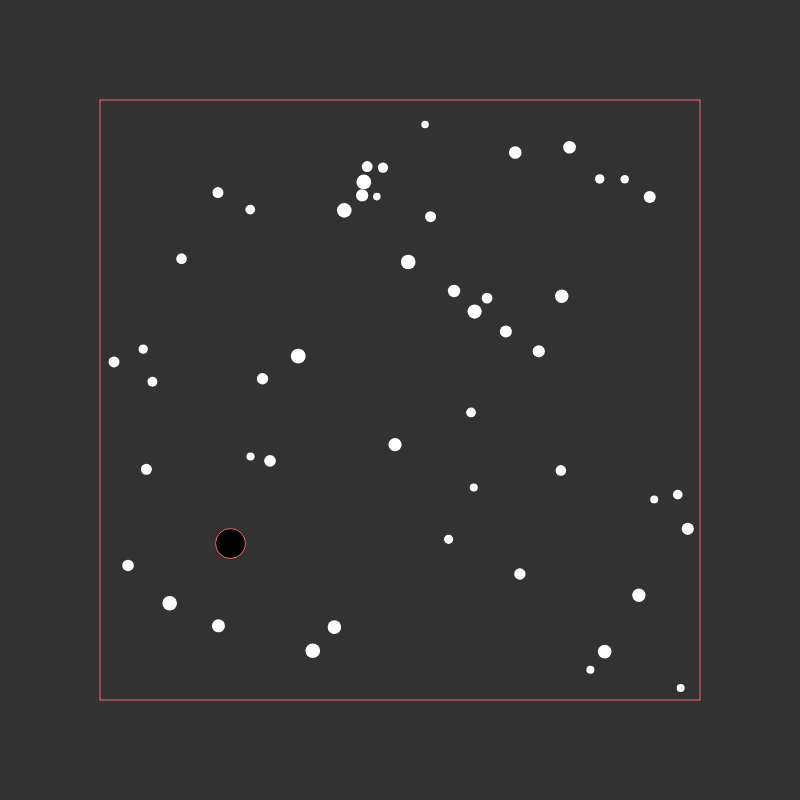
Frame 1 (no input)
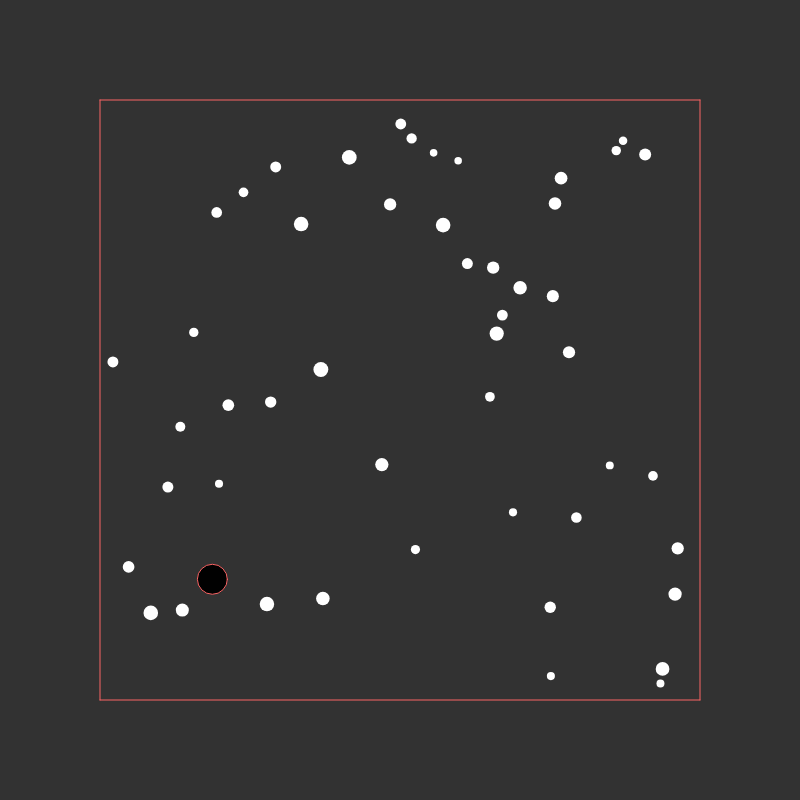
Frame 60 (no input)
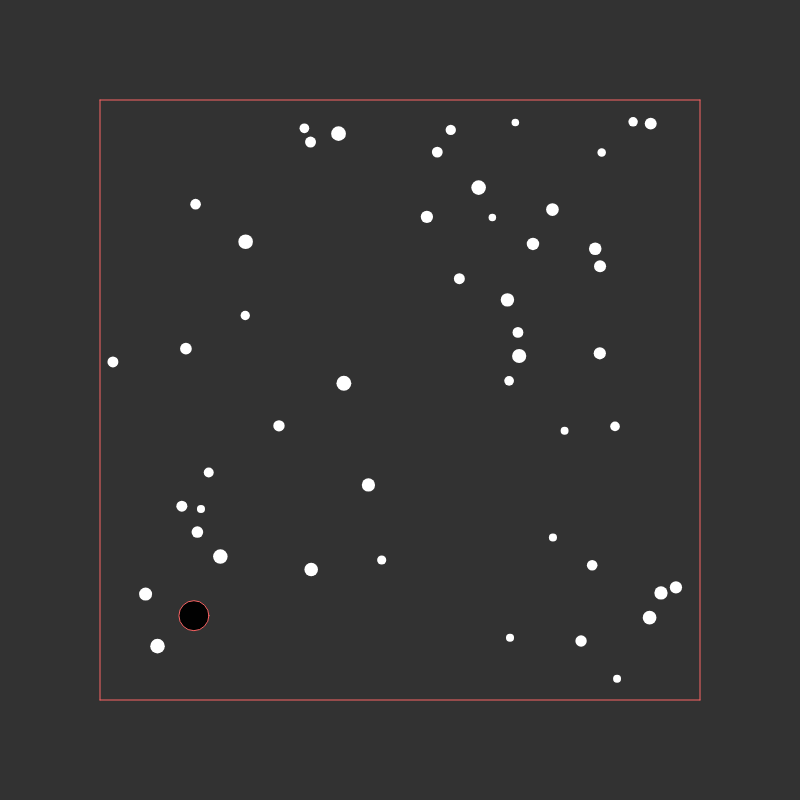
Frame 120 (the mouse pressed at the canvas centre since frame 60)

The p5.js sketch that drew these frames (run headless with seeded random() and noise() and a simulated clock; from frame 60 on, the mouse is pressed at the canvas centre):

// p5.js sketch
// ── sketch.js
const w = 800;
const h = 800;
var balls = [];
var count = 50;
var tempRad = 15;
var posVector = [];
var velVector = [];
var maxSpeed = 2;
//tempBall = createVector();
var ballStart;
var ballEnd;
var infectedCount = 0;
//var bounceVel = createVector();

function wall(){
	this.start = 100;
	this.end = 700;
	
	this.show = function(){
		stroke(250, 100, 100);
		line(this.start, this.start, this.start, this.end);
		line(this.start, this.end, this.end, this.end);
		line(this.end, this.end, this.end, this.start);
		line(this.end, this.start, this.start, this.start);
	}
}

function bounceOne(bO, bT){
	var newOne = createVector();
	var m1 = bO.mass; var m2 = bT.mass;
	var v1 = bO.vel; var v2 = bT.vel;
	newOne.x = (((m1 * v1.x) - (m2 * v1.x) + (2 * m2 * v2.x))/(m1 + m2));
	newOne.y = (((m1 * v1.y) - (m2 * v1.y) + (2 * m2 * v2.y))/(m1 + m2));
	//newOne = v2;
	return newOne;
}

function bounceTwo(bO, bT){
	var newTwo = createVector();
	var m1 = bO.mass; var m2 = bT.mass;
	var v1 = bO.vel; var v2 = bT.vel;
	newTwo.x = ((2 * m1 * v1.x - m1 * v2.x + m2 * v2.x)/(m1 + m2));
	newTwo.y = ((2 * m1 * v1.y - m1 * v2.y + m2 * v2.y)/(m1 + m2));
	
	//newTwo = v1;
	return newTwo;
}

function setup() {
	createCanvas(w, h);
	frameRate(200);
	tempBall = createVector();
	border = new wall();
	//ballStart = (tempRad + border.start);
	//ballEnd = 	(border.end - border.start - (2 * tempRad));
	var randomRad;
	
	//test for big ------------------------
	/*
	var testPos = createVector();
	testPos.x = 400;
	testPos.y = 400;
	var testVel = createVector();
	testVel.x = 7;
	testVel.y = 5;
	var testRad = 60;

	balls[0] = new bouncy(testPos, testVel, testRad);	
	*/
	//end test------------------------------
		
	for(var i = 0; i < count; i++){
		randomRad = random(tempRad/2) + (tempRad/2);
		ballStart = (randomRad + border.start);
		ballEnd = 	(border.end - border.start - (2 * randomRad));
		
		posVector[i] = createVector();
		posVector[i].x = ((ballStart) + floor(random(1) * (ballEnd)));
		posVector[i].y = ((ballStart) + floor(random(1) * (ballEnd)));
		
		velVector[i] = createVector();
		velVector[i].x = random(maxSpeed) - maxSpeed/2; //!!! change to -
		velVector[i].y = random(maxSpeed) - maxSpeed/2;
		
		balls[i] = new bouncy(posVector[i], velVector[i], randomRad);
	}
//balls[1].infected = true;
	balls[0].rad = 30;
	balls[0].infected = true;
  	
}

function draw() {
  background(50);
  border.show();

  for(var i = 0; i < count; i++){
		ballEnd = border.end - balls[i].rad;
		if(!((balls[i].pos.x < ballEnd) && (balls[i].pos.x > ballStart))){
			balls[i].pos.x -= balls[i].vel.x;
			balls[i].pos.y -= balls[i].vel.y;
			balls[i].vel.x *= -1;
			//balls[i].show();
		}
		
		else if(!((balls[i].pos.y < ballEnd) && (balls[i].pos.y > ballStart))){
			balls[i].pos.x -= balls[i].vel.x;
			balls[i].pos.y -= balls[i].vel.y;
			balls[i].vel.y *= -1;
			//balls[i].show();
		}
			
		else if(i != (count - 1)){
			for(var j = (i+1); j < (count); j++){
				var sepparation = dist(balls[i].pos.x, balls[i].pos.y, balls[j].pos.x, balls[j].pos.y);			
			
				if ((sepparation) < ((balls[i].rad + balls[j].rad)/2)){
					balls[i].pos.x -= balls[i].vel.x;
					balls[i].pos.y -= balls[i].vel.y;
				
					//var bounceVel = new bouncy(balls[j].pos, balls[j].vel, balls[j].rad);
	  				var bounceVel = bounceTwo(balls[i], balls[j]);
	  				balls[i].vel = bounceOne(balls[i], balls[j]);
	  				balls[j].vel = bounceVel;


		  			//balls[j].vel = balls[i].vel;
		  			//balls[i].vel = bounceVel;
		  			if((i == 0) && (balls[j].infected == false)){
		  				infectedCount++;
		  				console.log(infectedCount);
		  			}
		  			if(balls[i].infected == true || balls[j].infected == true){
		  				balls[i].infected = true;
		  				balls[j].infected = true;
		  			}

	  				//console.log("collision");
				}
	
			}
			//console.log(balls[i].pos);
			//console.log(balls[i].vel);
			//console.log(balls[i].rad);
			//balls[i].show();
		}
		balls[i].show();
	
		
	}
  
  
}



















// ── ball.js
class bouncy{
	constructor(pos, vel, radius){
		this.pos = pos;
		this.vel = vel;
		this.rad = radius;
		this.mass = this.rad * this.rad;
		this.infected = false;
	}
	
	show(){
		this.trad = this.rad;
		this.travel();
		if (this.infected)
			fill(1);
		else
			fill(255);
		ellipse(this.pos.x, this.pos.y, this.trad, this.trad);
		noStroke();
	}
	
	travel(){
		this.pos.x += this.vel.x;
		this.pos.y += this.vel.y;
	}
	
	
	
	
}
